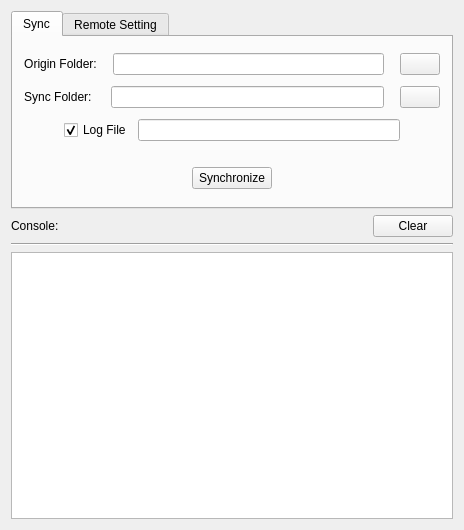
<?xml version="1.0" encoding="UTF-8"?>
<ui version="4.0">
 <class>SimpleSync</class>
 <widget class="QMainWindow" name="SimpleSync">
  <property name="geometry">
   <rect>
    <x>0</x>
    <y>0</y>
    <width>464</width>
    <height>530</height>
   </rect>
  </property>
  <property name="windowTitle">
   <string>SimpleSync</string>
  </property>
  <widget class="QWidget" name="centralWidget">
   <layout class="QGridLayout" name="gridLayout">
    <item row="0" column="1">
     <layout class="QGridLayout" name="gridLayout_2">
      <item row="0" column="0" rowspan="3">
       <widget class="QTabWidget" name="tabWidget">
        <property name="currentIndex">
         <number>0</number>
        </property>
        <widget class="QWidget" name="tab_5">
         <attribute name="title">
          <string>Sync</string>
         </attribute>
         <layout class="QGridLayout" name="gridLayout_5">
          <item row="1" column="0">
           <layout class="QHBoxLayout" name="horizontalLayout_2">
            <item>
             <widget class="QLabel" name="label_2">
              <property name="text">
               <string>Sync Folder: </string>
              </property>
              <property name="alignment">
               <set>Qt::AlignCenter</set>
              </property>
             </widget>
            </item>
            <item>
             <spacer name="horizontalSpacer_12">
              <property name="orientation">
               <enum>Qt::Horizontal</enum>
              </property>
              <property name="sizeType">
               <enum>QSizePolicy::Fixed</enum>
              </property>
              <property name="sizeHint" stdset="0">
               <size>
                <width>10</width>
                <height>20</height>
               </size>
              </property>
             </spacer>
            </item>
            <item>
             <widget class="QLineEdit" name="sync_lineEdit"/>
            </item>
            <item>
             <spacer name="horizontalSpacer_10">
              <property name="orientation">
               <enum>Qt::Horizontal</enum>
              </property>
              <property name="sizeType">
               <enum>QSizePolicy::Fixed</enum>
              </property>
              <property name="sizeHint" stdset="0">
               <size>
                <width>10</width>
                <height>20</height>
               </size>
              </property>
             </spacer>
            </item>
            <item>
             <widget class="QPushButton" name="selectSyncFolder_btn">
              <property name="text">
               <string/>
              </property>
              <property name="icon">
               <iconset resource="SimpleSync.qrc">
                <normaloff>:/icons/file.png</normaloff>:/icons/file.png</iconset>
              </property>
              <property name="iconSize">
               <size>
                <width>16</width>
                <height>16</height>
               </size>
              </property>
             </widget>
            </item>
           </layout>
          </item>
          <item row="3" column="0">
           <layout class="QGridLayout" name="gridLayout_6">
            <item row="2" column="1">
             <widget class="QPushButton" name="synchronize_btn">
              <property name="text">
               <string>Synchronize</string>
              </property>
              <property name="icon">
               <iconset resource="SimpleSync.qrc">
                <normaloff>:/icons/sync.png</normaloff>:/icons/sync.png</iconset>
              </property>
              <property name="iconSize">
               <size>
                <width>24</width>
                <height>24</height>
               </size>
              </property>
             </widget>
            </item>
            <item row="2" column="0">
             <spacer name="horizontalSpacer_3">
              <property name="orientation">
               <enum>Qt::Horizontal</enum>
              </property>
              <property name="sizeHint" stdset="0">
               <size>
                <width>40</width>
                <height>20</height>
               </size>
              </property>
             </spacer>
            </item>
            <item row="1" column="1">
             <spacer name="verticalSpacer">
              <property name="orientation">
               <enum>Qt::Vertical</enum>
              </property>
              <property name="sizeType">
               <enum>QSizePolicy::Fixed</enum>
              </property>
              <property name="sizeHint" stdset="0">
               <size>
                <width>20</width>
                <height>20</height>
               </size>
              </property>
             </spacer>
            </item>
            <item row="2" column="2">
             <spacer name="horizontalSpacer_4">
              <property name="orientation">
               <enum>Qt::Horizontal</enum>
              </property>
              <property name="sizeHint" stdset="0">
               <size>
                <width>40</width>
                <height>20</height>
               </size>
              </property>
             </spacer>
            </item>
            <item row="0" column="0" colspan="3">
             <layout class="QHBoxLayout" name="horizontalLayout_3">
              <item>
               <spacer name="horizontalSpacer">
                <property name="orientation">
                 <enum>Qt::Horizontal</enum>
                </property>
                <property name="sizeType">
                 <enum>QSizePolicy::Fixed</enum>
                </property>
                <property name="sizeHint" stdset="0">
                 <size>
                  <width>40</width>
                  <height>20</height>
                 </size>
                </property>
               </spacer>
              </item>
              <item>
               <widget class="QCheckBox" name="logFile_checkBox">
                <property name="text">
                 <string>Log File</string>
                </property>
                <property name="checked">
                 <bool>true</bool>
                </property>
               </widget>
              </item>
              <item>
               <widget class="QLineEdit" name="logPath"/>
              </item>
              <item>
               <spacer name="horizontalSpacer_2">
                <property name="orientation">
                 <enum>Qt::Horizontal</enum>
                </property>
                <property name="sizeType">
                 <enum>QSizePolicy::Fixed</enum>
                </property>
                <property name="sizeHint" stdset="0">
                 <size>
                  <width>40</width>
                  <height>20</height>
                 </size>
                </property>
               </spacer>
              </item>
             </layout>
            </item>
           </layout>
          </item>
          <item row="0" column="0">
           <layout class="QHBoxLayout" name="horizontalLayout">
            <item>
             <widget class="QLabel" name="label">
              <property name="text">
               <string>Origin Folder:</string>
              </property>
              <property name="alignment">
               <set>Qt::AlignCenter</set>
              </property>
             </widget>
            </item>
            <item>
             <spacer name="horizontalSpacer_11">
              <property name="orientation">
               <enum>Qt::Horizontal</enum>
              </property>
              <property name="sizeType">
               <enum>QSizePolicy::Fixed</enum>
              </property>
              <property name="sizeHint" stdset="0">
               <size>
                <width>10</width>
                <height>20</height>
               </size>
              </property>
             </spacer>
            </item>
            <item>
             <widget class="QLineEdit" name="origin_lineEdit"/>
            </item>
            <item>
             <spacer name="horizontalSpacer_9">
              <property name="orientation">
               <enum>Qt::Horizontal</enum>
              </property>
              <property name="sizeType">
               <enum>QSizePolicy::Fixed</enum>
              </property>
              <property name="sizeHint" stdset="0">
               <size>
                <width>10</width>
                <height>20</height>
               </size>
              </property>
             </spacer>
            </item>
            <item>
             <widget class="QPushButton" name="selectOriginFolder_btn">
              <property name="text">
               <string/>
              </property>
              <property name="icon">
               <iconset resource="SimpleSync.qrc">
                <normaloff>:/icons/file.png</normaloff>:/icons/file.png</iconset>
              </property>
              <property name="iconSize">
               <size>
                <width>16</width>
                <height>16</height>
               </size>
              </property>
             </widget>
            </item>
           </layout>
          </item>
         </layout>
        </widget>
        <widget class="QWidget" name="tab_6">
         <attribute name="title">
          <string>Remote Setting</string>
         </attribute>
         <layout class="QGridLayout" name="gridLayout_8">
          <item row="0" column="0">
           <layout class="QGridLayout" name="gridLayout_7">
            <item row="3" column="2">
             <widget class="QLineEdit" name="username_line"/>
            </item>
            <item row="0" column="0" colspan="3">
             <spacer name="verticalSpacer_3">
              <property name="orientation">
               <enum>Qt::Vertical</enum>
              </property>
              <property name="sizeType">
               <enum>QSizePolicy::Fixed</enum>
              </property>
              <property name="sizeHint" stdset="0">
               <size>
                <width>20</width>
                <height>30</height>
               </size>
              </property>
             </spacer>
            </item>
            <item row="5" column="2">
             <widget class="QLineEdit" name="ip_line"/>
            </item>
            <item row="3" column="0">
             <widget class="QLabel" name="label_5">
              <property name="frameShape">
               <enum>QFrame::NoFrame</enum>
              </property>
              <property name="text">
               <string>Username:</string>
              </property>
              <property name="alignment">
               <set>Qt::AlignCenter</set>
              </property>
             </widget>
            </item>
            <item row="5" column="0">
             <widget class="QLabel" name="label_6">
              <property name="frameShape">
               <enum>QFrame::NoFrame</enum>
              </property>
              <property name="text">
               <string>Host IP:</string>
              </property>
              <property name="alignment">
               <set>Qt::AlignCenter</set>
              </property>
             </widget>
            </item>
            <item row="1" column="0" colspan="3">
             <layout class="QHBoxLayout" name="horizontalLayout_6">
              <item>
               <spacer name="horizontalSpacer_5">
                <property name="orientation">
                 <enum>Qt::Horizontal</enum>
                </property>
                <property name="sizeHint" stdset="0">
                 <size>
                  <width>40</width>
                  <height>20</height>
                 </size>
                </property>
               </spacer>
              </item>
              <item>
               <widget class="QCheckBox" name="remoteSync_checkBox">
                <property name="text">
                 <string>Remote Sync</string>
                </property>
               </widget>
              </item>
              <item>
               <spacer name="horizontalSpacer_6">
                <property name="orientation">
                 <enum>Qt::Horizontal</enum>
                </property>
                <property name="sizeHint" stdset="0">
                 <size>
                  <width>40</width>
                  <height>20</height>
                 </size>
                </property>
               </spacer>
              </item>
             </layout>
            </item>
            <item row="5" column="1">
             <spacer name="horizontalSpacer_8">
              <property name="orientation">
               <enum>Qt::Horizontal</enum>
              </property>
              <property name="sizeType">
               <enum>QSizePolicy::Fixed</enum>
              </property>
              <property name="sizeHint" stdset="0">
               <size>
                <width>10</width>
                <height>20</height>
               </size>
              </property>
             </spacer>
            </item>
            <item row="3" column="1">
             <spacer name="horizontalSpacer_7">
              <property name="orientation">
               <enum>Qt::Horizontal</enum>
              </property>
              <property name="sizeType">
               <enum>QSizePolicy::Fixed</enum>
              </property>
              <property name="sizeHint" stdset="0">
               <size>
                <width>10</width>
                <height>20</height>
               </size>
              </property>
             </spacer>
            </item>
            <item row="4" column="0" colspan="3">
             <spacer name="verticalSpacer_4">
              <property name="orientation">
               <enum>Qt::Vertical</enum>
              </property>
              <property name="sizeType">
               <enum>QSizePolicy::Fixed</enum>
              </property>
              <property name="sizeHint" stdset="0">
               <size>
                <width>20</width>
                <height>10</height>
               </size>
              </property>
             </spacer>
            </item>
            <item row="6" column="0" colspan="3">
             <spacer name="verticalSpacer_2">
              <property name="orientation">
               <enum>Qt::Vertical</enum>
              </property>
              <property name="sizeType">
               <enum>QSizePolicy::Fixed</enum>
              </property>
              <property name="sizeHint" stdset="0">
               <size>
                <width>20</width>
                <height>30</height>
               </size>
              </property>
             </spacer>
            </item>
           </layout>
          </item>
         </layout>
        </widget>
       </widget>
      </item>
     </layout>
    </item>
    <item row="1" column="1">
     <layout class="QGridLayout" name="gridLayout_10">
      <item row="0" column="0">
       <widget class="QLabel" name="label_7">
        <property name="text">
         <string>Console: </string>
        </property>
       </widget>
      </item>
      <item row="0" column="1">
       <spacer name="horizontalSpacer_17">
        <property name="orientation">
         <enum>Qt::Horizontal</enum>
        </property>
        <property name="sizeHint" stdset="0">
         <size>
          <width>40</width>
          <height>20</height>
         </size>
        </property>
       </spacer>
      </item>
      <item row="0" column="2">
       <widget class="QPushButton" name="pushButton_2">
        <property name="text">
         <string>Clear</string>
        </property>
       </widget>
      </item>
      <item row="1" column="0" colspan="3">
       <widget class="Line" name="line">
        <property name="orientation">
         <enum>Qt::Horizontal</enum>
        </property>
       </widget>
      </item>
     </layout>
    </item>
    <item row="3" column="1">
     <widget class="QTextEdit" name="console"/>
    </item>
   </layout>
  </widget>
  <action name="actionLog_Menu">
   <property name="text">
    <string>Log Menu</string>
   </property>
  </action>
  <action name="actionExit">
   <property name="text">
    <string>Exit</string>
   </property>
  </action>
 </widget>
 <layoutdefault spacing="6" margin="11"/>
 <resources>
  <include location="SimpleSync.qrc"/>
 </resources>
 <connections/>
</ui>
